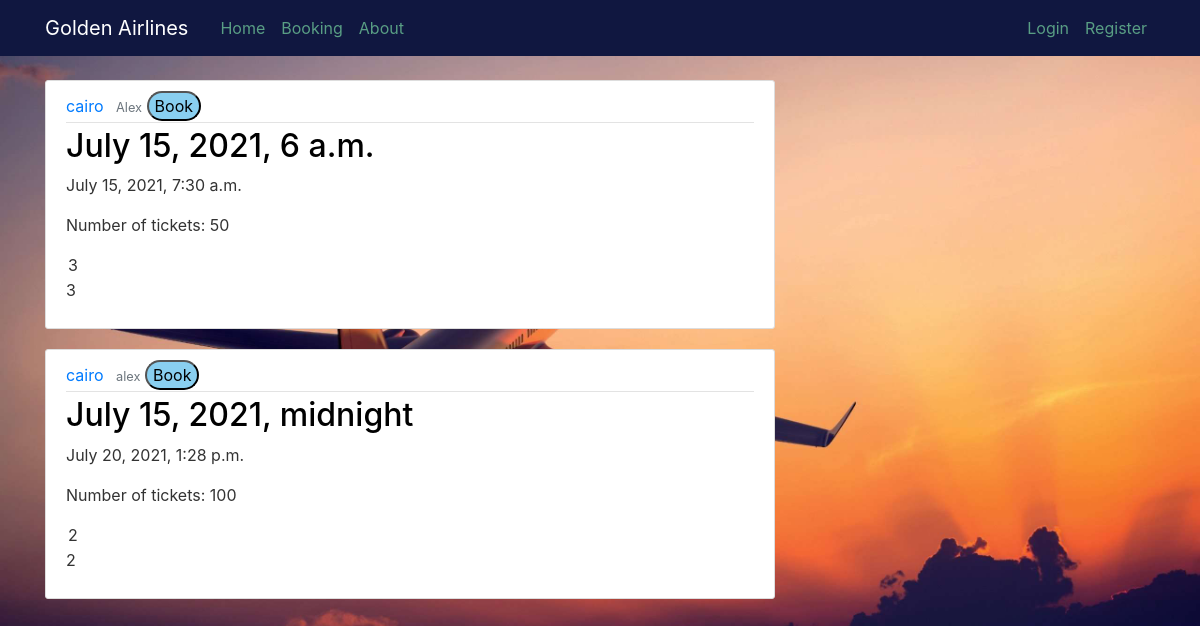
The page / on the database its author committed.
### blog/models.py (models this page shows, shortened)
class add_flight(models.Model):
    source = models.CharField(max_length=100)
    To = models.CharField(max_length=100)
    check_in_date = models.DateTimeField(default=timezone.now)
    check_out_date = models.DateTimeField(default=timezone.now)
    author = models.CharField(default='Admin', max_length=10)
    no_of_tickets = models.DecimalField(default=100, max_digits=3, decimal_places=0)
    class_avaiable = models.DecimalField(default=3, max_digits=1, decimal_places=0)
    radio = forms

### blog/views.py (the view)
# urls.py: path('', views.home, name='blog-home'),
def home(request):
    flights = add_flight.objects.all()
    context = {
        'flights': flights,
    }
    return render(request, 'blogs/home.html', context)

### blog/templates/blogs/home.html (shortened to what this page needs)
{% extends "blogs/Base.html" %}
{% block content %}
    {% for flight in flights %}
        <article class="media content-section">
            <div class="media-body">
                <div class="article-metadata">
                    <a class="mr-2" href="#">{{ flight.source }}</a>
                    <small class="text-muted">{{ flight.To }}</small>
                    <button id="b" style="background-color: #89cff0; border-radius: 2em; font-size:16px ">Book</button>
                </div>
                <h2><a class="article-title" href="#">{{ flight.check_in_date }}</a></h2>
                <p class="article-content">{{ flight.check_out_date }}
                <p class="article-content">Number of tickets: {{ flight.no_of_tickets }}</p>
                <section>
                    <option>
                    </option>
                </section>
                <p class="article-content">{{ flight.class_avaiable }}</p>
            </div>
        </article>
    {% endfor %}
{% endblock content %}

### blog/templates/blogs/Base.html (shortened to what this page needs)
{% load static %}
<!DOCTYPE html>
<html>
<head>
    <link rel="stylesheet" href="https://maxcdn.bootstrapcdn.com/bootstrap/4.0.0/css/bootstrap.min.css"
>
    <link rel="stylesheet" type="text/css" href="{% static 'blog/main.css' %}">
</head>
<body>
<header class="site-header">
    <nav class="navbar navbar-expand-md navbar-dark bg-steel fixed-top">
        <div class="container">
            <a class="navbar-brand mr-4" href="{% url 'blog-home' %}">Golden Airlines</a>
            <div class="collapse navbar-collapse" id="navbarToggle">
                <div class="navbar-nav mr-auto">
                    <a class="nav-item nav-link" href="{% url 'blog-home' %}">Home</a>
                    <a class="nav-item nav-link" href="{% url 'blog-booking' %}">Booking</a>
                    <a class="nav-item nav-link" href="{% url 'blog-about' %}">About</a>
                </div>
                <div class="navbar-nav">
                    {% if user.is_authenticated %}
                        <a class="nav-item nav-link" href="{% url 'logout' %}">Logout</a>
                        <a class="nav-item nav-link" href="{% url 'profile' %}">Profile</a>
                    {% else %}
                        <a class="nav-item nav-link" href="{% url 'login' %}">Login</a>
                        <a class="nav-item nav-link" href="{% url 'register' %}">Register</a>
                    {% endif %}
                </div>
            </div>
        </div>
    </nav>
</header>
<main role="main" class="container">
    <div class="row">
        <div class="col-md-8">
            {% block content %}{% endblock %}
        </div>
    </div>
</main>
</body>
</html>

### blog/static/blog/main.css (style rules this page uses)
body { color: #333333; margin-top: 5rem; background-repeat: no-repeat; background-image: url("wp3698898.jpg"); background-size: cover; min-height: 100%; min-width: 100%; background-color: #101740; }
h1, h2, h3, h4, h5, h6 { color: #ffffff; }
.bg-steel { background-color: #101740; }
.site-header .navbar-nav .nav-link { color: #599e84; }
.content-section { background: #ffffff; padding: 10px 20px; border: 1px solid #dddddd; border-radius: 3px; margin-bottom: 20px; }
.article-title { color: #000000; }
.article-content { white-space: pre-line; }
.article-metadata { padding-bottom: 1px; margin-bottom: 4px; border-bottom: 1px solid #e3e3e3 }

### rows shown on the page
add_flight: source "cairo", To "Alex", check_in_date "July 15, 2021, 6 a.m.", check_out_date "July 15, 2021, 7:30 a.m.", no_of_tickets "50", class_avaiable "3"
add_flight: source "cairo", To "alex", check_in_date "July 15, 2021, midnight", check_out_date "July 20, 2021, 1:28 p.m.", no_of_tickets "100", class_avaiable "2"
